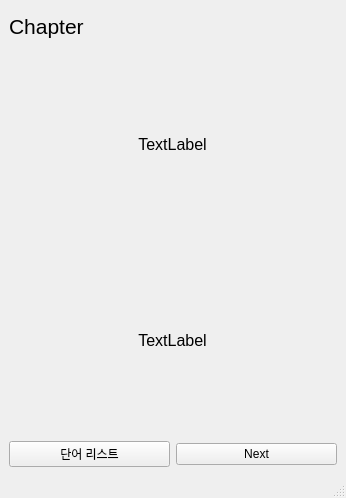
<?xml version="1.0" encoding="UTF-8"?>
<ui version="4.0">
 <class>MainWindow</class>
 <widget class="QMainWindow" name="MainWindow">
  <property name="geometry">
   <rect>
    <x>0</x>
    <y>0</y>
    <width>346</width>
    <height>498</height>
   </rect>
  </property>
  <property name="windowTitle">
   <string>MainWindow</string>
  </property>
  <widget class="QWidget" name="centralwidget">
   <layout class="QGridLayout" name="gridLayout">
    <item row="3" column="0" alignment="Qt::AlignHCenter|Qt::AlignVCenter">
     <widget class="QLabel" name="means">
      <property name="styleSheet">
       <string notr="true">font: 700 15pt &quot;맑은 고딕&quot;;</string>
      </property>
      <property name="text">
       <string>&lt;html&gt;&lt;head/&gt;&lt;body&gt;&lt;p style = &quot;text-align : center&quot;&gt;&lt;span style=&quot; font-size:12pt;&quot;&gt;TextLabel&lt;/span&gt;&lt;/p&gt;&lt;/body&gt;&lt;/html&gt;</string>
      </property>
     </widget>
    </item>
    <item row="2" column="0" alignment="Qt::AlignHCenter|Qt::AlignVCenter">
     <widget class="QLabel" name="word">
      <property name="styleSheet">
       <string notr="true">font: 700 15pt &quot;맑은 고딕&quot;;</string>
      </property>
      <property name="text">
       <string>&lt;html&gt;&lt;head/&gt;&lt;body&gt;&lt;p style = &quot;text-align : center&quot;&gt;&lt;span style=&quot; font-size:12pt;&quot;&gt;TextLabel&lt;/span&gt;&lt;/p&gt;&lt;/body&gt;&lt;/html&gt;</string>
      </property>
     </widget>
    </item>
    <item row="1" column="0">
     <widget class="QLabel" name="chaptername">
      <property name="maximumSize">
       <size>
        <width>16777215</width>
        <height>35</height>
       </size>
      </property>
      <property name="styleSheet">
       <string notr="true">font: 700 20pt &quot;맑은 고딕&quot;;</string>
      </property>
      <property name="text">
       <string>&lt;html&gt;&lt;head/&gt;&lt;body&gt;&lt;p&gt;&lt;span style=&quot; font-size:16pt;&quot;&gt;Chapter&lt;/span&gt;&lt;/p&gt;&lt;/body&gt;&lt;/html&gt;</string>
      </property>
     </widget>
    </item>
    <item row="4" column="0">
     <layout class="QHBoxLayout" name="horizontalLayout">
      <item>
       <widget class="QPushButton" name="endButton">
        <property name="text">
         <string>단어 리스트</string>
        </property>
       </widget>
      </item>
      <item>
       <widget class="QPushButton" name="nextButton">
        <property name="text">
         <string>Next</string>
        </property>
       </widget>
      </item>
     </layout>
    </item>
   </layout>
  </widget>
  <widget class="QStatusBar" name="statusbar"/>
  <action name="actiondfdf_2">
   <property name="text">
    <string>dfdf</string>
   </property>
  </action>
  <action name="actioncvcvc">
   <property name="text">
    <string>cvcvc</string>
   </property>
  </action>
  <action name="actionExit">
   <property name="text">
    <string>Exit</string>
   </property>
  </action>
  <action name="actionOthers">
   <property name="text">
    <string>Others</string>
   </property>
  </action>
 </widget>
 <tabstops>
  <tabstop>endButton</tabstop>
  <tabstop>nextButton</tabstop>
 </tabstops>
 <resources/>
 <connections/>
</ui>
